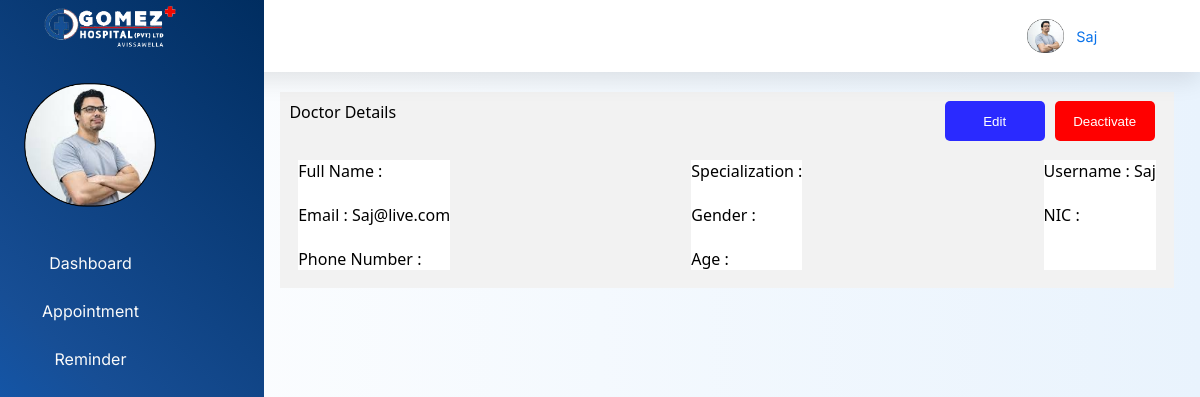
/Doctor/ViewProfile (signed in), run on an earlier commit of the app's database.
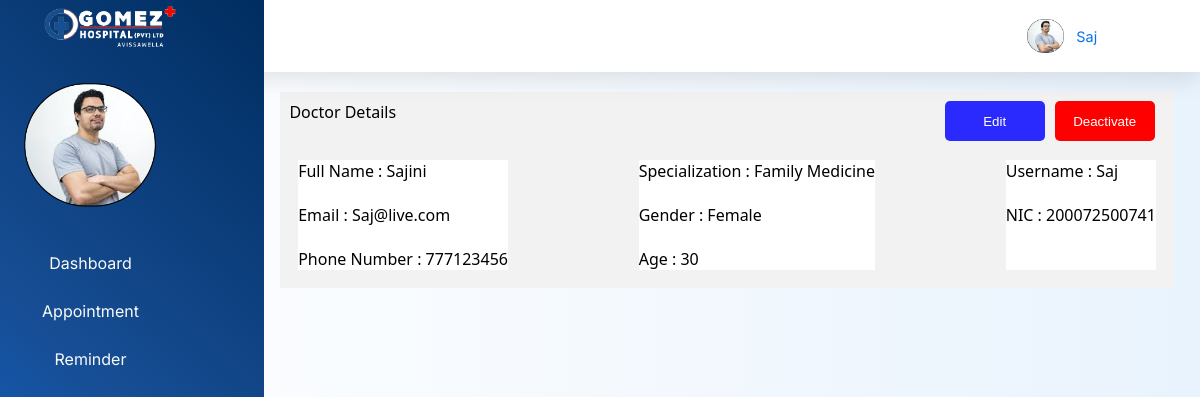
And on a later commit of the database.
### tables this page shows
CREATE TABLE IF NOT EXISTS `doctors` (
  `Doctor_id` int NOT NULL,
  `fullname` varchar(45) NOT NULL,
  `age` int DEFAULT NULL,
  `gender` set('Male','Female') DEFAULT NULL,
  `email` varchar(45) NOT NULL,
  `Specialization` varchar(45) NOT NULL,
  `phonenumber` int NOT NULL,
  `NIC` bigint NOT NULL,
  `Username` varchar(20) NOT NULL,
  PRIMARY KEY (`Doctor_id`)
);

### public/index.php (called while the page is built, shortened)
<?php
$init = new core;
?>

### app/libraries/Database.php (called while the page is built, shortened)
<?php
class Database
{
    private $host = Hostname;
    private $username = Username;
    private $password = Password;
    private $database = Dbname;
    private $connection;
    private $table;
    public function __construct()
    {
        $this->connection = new mysqli($this->host, $this->username, $this->password, $this->database);
    }
    public function setTable($table)
    {
        $this->table = $table;
    }
    public function executeQuery($query)
    {
        try {
            $result = $this->connection->query($query);
        } catch (Exception $e) {
            $result = "error";
        }
        return $result;
    }
    public function fetchData($where)
    {
        $query = "Select * FROM " . $this->table . " WHERE " . $where;
        $result = $this->executeQuery($query);
        $data = [];
        $i = 0;
        if ($result && $result->num_rows > 0) {
            while ($row = $result->fetch_assoc()) {
                $data[$i] = $row;
                $i++;
            }
        }
        return $data;
    }
}

### app/models/DoctorModel.php (called while the page is built, shortened)
<?php
class DoctorModel extends Database
{
    public function getDoctor($username)
    {
        $where = "Username='$username'";
        $result = $this->fetchData($where);
        return $result;
    }
}
?>

### app/views/Doctor/profile_view.php (the view, shortened to what this page needs)
<?php require_once(APPROOT . "/views/Doctor/navbar_view.php"); ?>
<aside class="sidenav">
    <ul>
        <img src="<?=URLROOT."/resources/user.png"?>" ><br><br>
        <li id="Dashboard" onclick="y('Dashboard')">Dashboard</li>
        <li id="ViewAppointment" onclick="y('ViewAppointment')">Appointment</li>
        <li id="ViewReminder" onclick="y('ViewReminder')">Reminder</li>
    </ul>
</aside>
<article class="dashboard">
    <div style="margin-left:23%;">
        <div class="profile-container" style="display: flex; flex-direction:column; width :96% ; margin-top: 2%; padding: 1% ; background-color: #f2f2f2;">
            <div style="display: flex; flex-direction: row; justify-content: space-between; height: 50px; width :100%">
                <div style="margin: 0px; ">Doctor Details</div>
                <div style="display: flex; flex-direction: row;">
                    <button class="bluebutton" onclick="location.href='<?= URLROOT . "/Doctor/EditProfileView" ?>'">Edit</button>
                    <button class="redbutton" onclick="location.href='<?= URLROOT . "/Doctor/DeactivateView" ?>'">Deactivate</button>
                </div>
            </div>
            <div style="display: flex; flex-direction:row; justify-content:space-between; width :100%">
                <div class="details">
                    <?php
                    echo "Full Name  : " . $data["doctor"]["fullname"];
                    echo "<br>";
                    echo "<br>";
                    echo "Email  : " . $data["user"]["Email"];
                    echo "<br>";
                    echo "<br>";
                    echo "Phone Number  : " . $data["doctor"]["phonenumber"];
                    ?>
                </div>
                <div class="details">
                    <?php echo "Specialization  : " . $data["doctor"]["Specialization"];
                    echo "<br>";
                    echo "<br>";
                    echo "Gender  : " . $data["doctor"]["gender"];
                    echo "<br>";
                    echo "<br>";
                    echo "Age  : " . $data["doctor"]["age"];
                    ?>
                </div>
                <div class="details">
                    <?php
                    echo "Username  : " . $data["user"]["Username"];
                    echo "<br>";
                    echo "<br>";
                    echo "NIC  : " . $data["doctor"]["NIC"];
                    echo "<br>";
                    ?>
                </div>
            </div>
        </div>
    </div>
</article>
<?php require_once(APPROOT . "/views/Admin/footer_view.php"); ?>

### app/libraries/Core.php (shortened to what this page needs)
<?php
class Core
{
    protected $currentMethod = "index";
    protected $parameters = [];
    public function __construct()
    {
        if ($this->getURL() != NULL) {
            $url = $this->getURL();
            if (file_exists('../app/controllers/' . ucwords($url[0]) . '.php')) {
                unset($url[0]);
                $this->currentController = new $this->currentController;
                if (isset($url[1])) {
                    if (method_exists($this->currentController, $url[1])) {
                        $this->currentMethod = $url[1];
                    }
                }
                call_user_func_array([$this->currentController, $this->currentMethod], $this->parameters);
            }
        } else {
            require_once(APPROOT . '/views/home_view.php');
        }
    }
    public function getURL()
    {
        if (isset($_GET['url'])) {
            $url = rtrim($_GET['url'], '/');
            $url = filter_var($url, FILTER_SANITIZE_URL);
            $url = explode('/', $url);
            return $url;
        }
    }
}

### app/controllers/Doctor.php (shortened to what this page needs)
<?php
class Doctor extends Controller
{
    public function ViewProfile()
    {
        $user = $_SESSION["USER"];
        if ($user["usertype"] == "Doctor") {
            $this->doctorModel = new DoctorModel(new Database());
            $doctor = $this->doctorModel->getDoctor($user["Username"]);
            $this->view('Doctor/profile_view', ['doctor' => $doctor[0], 'user' => $user]);
        } else {
            header("Location: " . URLROOT . "/Users/login");
            exit();
        }
    }
}

### app/libraries/Controller.php (shortened to what this page needs)
<?php
class Controller
{
    public function view($view, $data = [])
    {
        extract($data);
        if (file_exists('../app/views/' . $view . '.php')) {
            require_once "../app/views/" . $view . '.php';
        } else {
            require_once "../app/views/error_view.php";
        }
    }
}

### app/views/Doctor/navbar_view.php (shortened to what this page needs)
<link rel="stylesheet" href="<?= URLROOT ?>/css/Admin/dashboard.css">
<link rel="stylesheet" href="<?= URLROOT ?>/css/Doctor/doctorcommon.css">
<link rel="stylesheet" href="<?= URLROOT ?>/css/GMZ.css">
<link rel="stylesheet" href="<?= URLROOT ?>/css/new.css">
<body style="background-image:linear-gradient(90deg,white,#E9F3FD)">
    <img src="<?= URLROOT . "/resources/gomezlogo2.png" ?>" alt="" class="image">
    <br>
    <br>
    <br>
    <header class="header">
        <nav class="navbar">
            <img src="<?= URLROOT . "/resources/user.png" ?>" class="profilepic">
            <a href="<?php echo URLROOT . "/Doctor/ViewProfile"; ?>">
                <div class="selected">
                    <font class="GMfont" style="font-family: 'inter';"><?php echo $_SESSION["USER"]["Username"]; ?></font>
                </div>
            </a>
        </nav>
    </header>

### app/views/Admin/footer_view.php (shortened to what this page needs)
</body>

### public/css/Admin/dashboard.css (style rules this page uses)
ul li { list-style: none; }
.sidenav { width: 22%; height: 100%; position: fixed; z-index: 100; top: 0%; left: 0; background: linear-gradient(42deg,var(--Gomez-highlight),var(--Gomez-Blue),#002d60); color: var(--Gomez-Purple); overflow-x: hidden; padding-top: 20px; }
.image { width: 11%; z-index: 120; position: fixed; margin: -1% 3%; }
.sidenav ul { line-height: 2rem; text-align: center; margin-right: 83px; color:var(--Gomez-White); font-family: inter; }
.sidenav ul li { line-height: 3rem; }
.sidenav ul img { width: 73%; margin-top: 35%; margin-right: 1%; }
.header { z-index: 100; position: fixed; top: 0%; left: -1% }
.profilepic { width: 3%; }

### public/css/Doctor/doctorcommon.css (style rules this page uses)
ul { list-style: none; padding: 0; margin: 0; }
body { font-family: 'Segoe UI'; background-color: #f2f2f2; }
.details { background-color: white; margin: 1%; }
.redbutton { background-color: #ff0000; color: white; border: none; border-radius: 5px; cursor: pointer; padding: 5px 10px; margin: 0px 10px; height: 40px; width: 100px; }
.bluebutton { background-color: #2a2aff; color: white; border: none; border-radius: 5px; cursor: pointer; padding: 5px 10px; height: 40px; width: 100px; }

### public/css/GMZ.css (style rules this page uses)
.header { z-index: 100; position: fixed; top: 0%; left: -1% }
.GMfont { font-family: inter; }
.navbar { position: fixed; box-shadow: 0 .5rem 1.5rem rgba(0, 0, 0, .1); display: flex; align-items: center; background: #fff; flex-direction: row; justify-content: flex-end; width: 101vw; height: 9%; }
.navbar a { width: 9.15%; font-size: 12px; display: flexbox; margin: 0.8rem; text-decoration: none; font-family: "inter"; }

### public/css/new.css (style rules this page uses)
.header { z-index: 100; position: fixed; top: 0%; left: -1% }
.GMfont { font-family: inter; }
.navbar { position: fixed; box-shadow: 0 .5rem 1.5rem rgba(0, 0, 0, .1); display: flex; align-items: center; background: #fff; flex-direction: row; justify-content: flex-end; width: 101vw; height: 9%; }
.navbar a { width: 9.15%; font-size: 0.9rem; display: flexbox; margin: 0.8rem; text-decoration: none; font-family: "inter"; color: var(--Gomez-highlight); }

What changed in the data, as far as the page shows it:
added doctors: fullname "Sajini", email "Saj@live.com", phonenumber "777123456", Specialization "Family Medicine", gender "Female", age "30", Username "Saj", NIC "200072500741"
Also different on the page:
$data["user"]["Email"]: "Saj@live.com" → (not shown)
$data["user"]["Username"]: "Saj" → (not shown)
